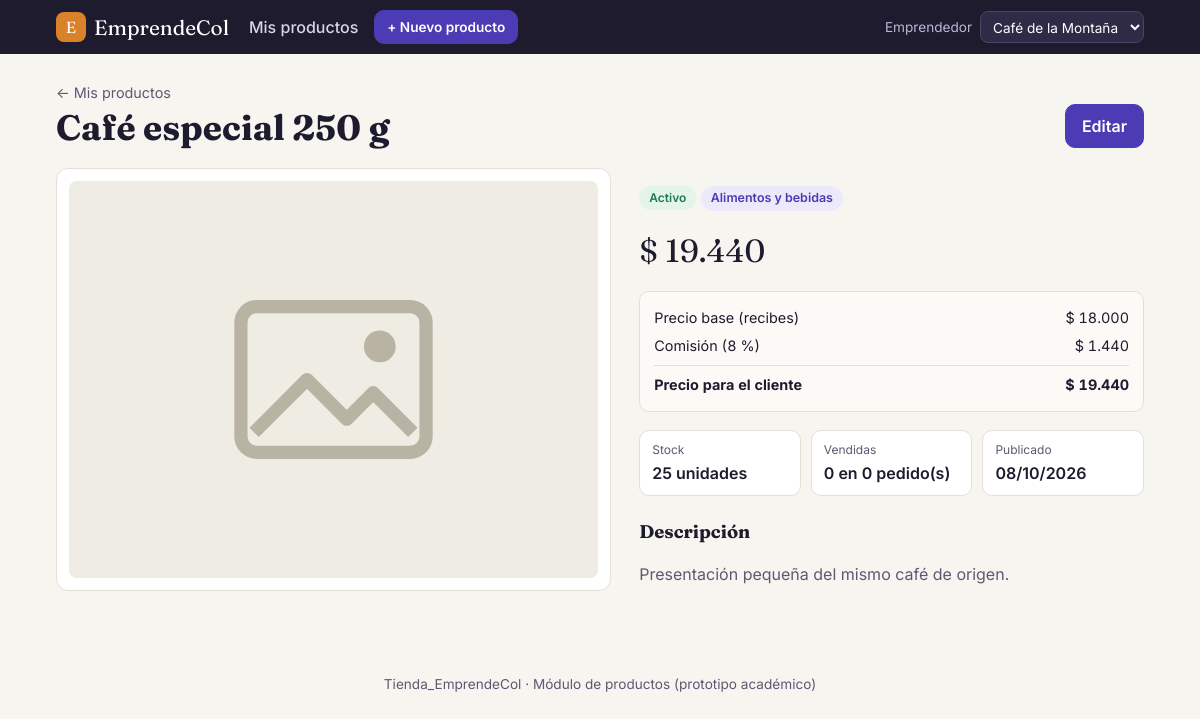
Page /productos/ver.php?id=2 on the committed database.
### tables this page shows
CREATE TABLE producto (
  id_producto     INT AUTO_INCREMENT PRIMARY KEY,
  id_emprendedor  INT            NOT NULL,
  id_categoria    INT            NOT NULL,
  nombre          VARCHAR(120)   NOT NULL,
  descripcion     TEXT           NULL,
  precio_base     DECIMAL(12,2)  NOT NULL,
  stock           INT            NOT NULL DEFAULT 0,
  estado          ENUM('activo','inactivo','eliminado') NOT NULL DEFAULT 'activo',
  fecha_creacion  DATETIME       NOT NULL DEFAULT CURRENT_TIMESTAMP,
  CONSTRAINT ck_producto_precio CHECK (precio_base > 0),
  CONSTRAINT ck_producto_stock  CHECK (stock >= 0),
  CONSTRAINT fk_producto_emprendedor FOREIGN KEY (id_emprendedor)
    REFERENCES perfil_emprendedor(id_emprendedor) ON DELETE RESTRICT,
  CONSTRAINT fk_producto_categoria FOREIGN KEY (id_categoria)
    REFERENCES categoria(id_categoria) ON DELETE RESTRICT,
  INDEX idx_producto_estado (estado),
  INDEX idx_producto_nombre (nombre)
);

CREATE TABLE categoria (
  id_categoria INT AUTO_INCREMENT PRIMARY KEY,
  nombre       VARCHAR(80) NOT NULL,
  activa       BOOLEAN     NOT NULL DEFAULT TRUE,
  CONSTRAINT uk_categoria_nombre UNIQUE (nombre)
);

CREATE TABLE configuracion (
  clave               VARCHAR(60)  PRIMARY KEY,
  valor               VARCHAR(255) NOT NULL,
  descripcion         VARCHAR(255) NULL,
  id_admin            INT          NULL,
  fecha_actualizacion DATETIME     NOT NULL DEFAULT CURRENT_TIMESTAMP ON UPDATE CURRENT_TIMESTAMP,
  CONSTRAINT fk_configuracion_admin FOREIGN KEY (id_admin)
    REFERENCES usuario(id_usuario) ON DELETE SET NULL
);

### includes/productos.php (called while the page is built, shortened)
<?php
require_once __DIR__ . '/funciones.php';
function producto_del_emprendedor(int $idProducto, int $idEmprendedor): ?array
{
    $st = conexion()->prepare(
        "SELECT p.*, c.nombre AS categoria
           FROM producto p
           JOIN categoria c ON c.id_categoria = p.id_categoria
          WHERE p.id_producto = ? AND p.id_emprendedor = ? AND p.estado <> 'eliminado'"
    );
    $st->execute([$idProducto, $idEmprendedor]);
    return $st->fetch() ?: null;
}
function imagenes_producto(int $idProducto): array
{
    $st = conexion()->prepare('SELECT * FROM imagen_producto WHERE id_producto = ? ORDER BY orden, id_imagen');
    $st->execute([$idProducto]);
    return $st->fetchAll();
}
function url_imagen(?string $url): string
{
    return $url ? '../' . $url : '../assets/img/sin-imagen.svg';
}

### productos/ver.php (the view, shortened to what this page needs)
<?php
require_once __DIR__ . '/../includes/productos.php';
$emp = emprendedor_actual();
$comision = porcentaje_comision();
$id = (int)($_GET['id'] ?? 0);
$p = producto_del_emprendedor($id, (int)$emp['id_emprendedor']);
$imagenes = imagenes_producto($id);
$final = precio_final((float)$p['precio_base'], $comision);
$st = conexion()->prepare(
    "SELECT COALESCE(SUM(d.cantidad), 0) unidades, COUNT(DISTINCT d.id_pedido) pedidos
       FROM detalle_pedido d JOIN pedido pe ON pe.id_pedido = d.id_pedido
      WHERE d.id_producto = ? AND pe.estado NOT IN ('pendiente_pago','cancelado','reembolsado')"
);
$st->execute([$id]);
$ventas = $st->fetch();
require __DIR__ . '/../includes/header.php';
?>
<section class="encabezado-pagina">
  <div>
    <p class="sobretitulo"><a href="index.php">← Mis productos</a></p>
    <h1><?= e($p['nombre']) ?></h1>
  </div>
  <a class="btn btn-primario" href="editar.php?id=<?= $id ?>">Editar</a>
</section>
<div class="ficha">
  <div class="ficha-galeria">
    <img class="ficha-principal" id="foto-principal" src="<?= e(url_imagen($imagenes[0]['url'] ?? null)) ?>" alt="<?= e($p['nombre']) ?>">
  </div>
  <div class="ficha-datos">
    <p><?= etiqueta_estado($p['estado']) ?> <span class="chip"><?= e($p['categoria']) ?></span></p>
    <p class="precio-grande"><?= cop($final) ?></p>
    <div class="desglose">
      <div><span>Precio base (recibes)</span><span><?= cop($p['precio_base']) ?></span></div>
      <div><span>Comisión (<?= e(rtrim(rtrim(number_format($comision, 2, ',', ''), '0'), ',')) ?> %)</span><span><?= cop($final - (float)$p['precio_base']) ?></span></div>
      <div class="desglose-total"><span>Precio para el cliente</span><span><?= cop($final) ?></span></div>
    </div>
    <dl class="datos">
      <div><dt>Stock</dt><dd class="<?= (int)$p['stock'] === 0 ? 'texto-alerta' : '' ?>"><?= (int)$p['stock'] ?> unidades</dd></div>
      <div><dt>Vendidas</dt><dd><?= (int)$ventas['unidades'] ?> en <?= (int)$ventas['pedidos'] ?> pedido(s)</dd></div>
      <div><dt>Publicado</dt><dd><?= e(date('d/m/Y', strtotime($p['fecha_creacion']))) ?></dd></div>
    </dl>
    <?php if ($p['descripcion']): ?>
      <h2 class="subtitulo">Descripción</h2>
      <p class="descripcion"><?= nl2br(e($p['descripcion'])) ?></p>
    <?php endif; ?>
  </div>
</div>
<?php require __DIR__ . '/../includes/footer.php'; ?>

### includes/header.php (shortened to what this page needs)
<?php
$empActual = emprendedor_actual();
?>
<!doctype html>
<html lang="es">
<head>
  <link rel="stylesheet" href="../assets/css/estilos.css">
</head>
<body>
<header class="topbar">
  <div class="topbar-inner">
    <a class="marca" href="../index.php"><span class="marca-sello">E</span>EmprendeCol</a>
    <nav class="nav">
      <a href="index.php">Mis productos</a>
      <a href="crear.php" class="btn btn-primario btn-sm">+ Nuevo producto</a>
    </nav>
    <form class="sesion-demo" method="post" action="cambiar_emprendedor.php">
      <label for="emp">Emprendedor</label>
      <select id="emp" name="id_emprendedor" onchange="this.form.submit()">
        <?php foreach (emprendedores_disponibles() as $opcion): ?>
          <option value="<?= (int)$opcion['id_emprendedor'] ?>" <?= $opcion['id_emprendedor'] == $empActual['id_emprendedor'] ? 'selected' : '' ?>>
            <?= e($opcion['nombre_emprendimiento']) ?>
          </option>
        <?php endforeach; ?>
      </select>
    </form>
  </div>
</header>
<main class="contenedor">

### includes/funciones.php (shortened to what this page needs)
<?php
function conexion(): PDO
{
    static $pdo = null;
    if ($pdo === null) {
        $dsn = 'mysql:host=' . DB_HOST . ';port=' . DB_PORT . ';dbname=' . DB_NAME . ';charset=utf8mb4';
        try {
            $pdo = new PDO($dsn, DB_USER, DB_PASS, [
                PDO::ATTR_ERRMODE            => PDO::ERRMODE_EXCEPTION,
                PDO::ATTR_DEFAULT_FETCH_MODE => PDO::FETCH_ASSOC,
                PDO::ATTR_EMULATE_PREPARES   => false,
            ]);
        } catch (PDOException $ex) {
            http_response_code(500);
            echo '<div style="font-family:sans-serif;max-width:640px;margin:60px auto;padding:24px;border:1px solid #e5a3a3;border-radius:12px;background:#fff5f5">'
               . '<h2 style="margin-top:0">No se pudo conectar a la base de datos</h2>'
               . '<p>Revisa que MySQL esté iniciado en el panel de XAMPP, que hayas importado '
               . '<code>database/tienda_emprendecol.sql</code> y que los datos de <code>config/db.php</code> sean correctos.</p>'
               . '<p style="color:#888;font-size:13px">Detalle: ' . htmlspecialchars($ex->getMessage()) . '</p></div>';
            exit;
        }
    }
    return $pdo;
}
function e($texto): string
{
    return htmlspecialchars((string)($texto ?? ''), ENT_QUOTES, 'UTF-8');
}
function emprendedores_disponibles(): array
{
    return conexion()->query(
        "SELECT pe.id_emprendedor, pe.id_usuario, pe.nombre_emprendimiento
           FROM perfil_emprendedor pe
           JOIN usuario u ON u.id_usuario = pe.id_usuario
          WHERE u.estado = 'activo'
          ORDER BY pe.nombre_emprendimiento"
    )->fetchAll();
}
function emprendedor_actual(): array
{
    $lista = emprendedores_disponibles();
    foreach ($lista as $emp) {
        if ((int)$emp['id_emprendedor'] === (int)($_SESSION['id_emprendedor'] ?? 0)) {
            return $emp;
        }
    }
    return $lista[0];
}
function obtener_config(string $clave, $defecto = null)
{
    $st = conexion()->prepare('SELECT valor FROM configuracion WHERE clave = ?');
    $st->execute([$clave]);
    $valor = $st->fetchColumn();
    return $valor === false ? $defecto : $valor;
}
function porcentaje_comision(): float
{
    return (float)obtener_config('porcentaje_comision', 0);
}
function precio_final(float $precioBase, ?float $porcentaje = null): float
{
    $porcentaje = $porcentaje ?? porcentaje_comision();
    return round($precioBase * (1 + $porcentaje / 100));
}
function cop($valor): string
{
    return '$ ' . number_format((float)$valor, 0, ',', '.');
}
function etiqueta_estado(string $estado): string
{
    $textos = ['activo' => 'Activo', 'inactivo' => 'Inactivo', 'eliminado' => 'Eliminado'];
    return '<span class="badge badge-' . e($estado) . '">' . e($textos[$estado] ?? $estado) . '</span>';
}

### includes/footer.php
</main>
<footer class="pie">Tienda_EmprendeCol · Módulo de productos (prototipo académico)</footer>
</body>
</html>

### assets/css/estilos.css (style rules this page uses)
:root { --tinta: #1f1b2e; --tinta-suave: #5d5873; --fondo: #f7f5f0; --papel: #ffffff; --borde: #e4e0d6; --primario: #4b3bb5; --primario-oscuro: #392b94; --primario-claro: #ece9fb; --acento: #d9822b; --exito: #1f7a4d; --exito-claro: #e3f4ea; --peligro: #b3261e; --peligro-claro: #fce8e6; --info-claro: #e8f0fb; --radio: 12px; --sombra: 0 1px 2px rgba(31, 27, 46, .06), 0 4px 16px rgba(31, 27, 46, .05); }
* { box-sizing: border-box; }
body { margin: 0; font-family: Inter, system-ui, -apple-system, "Segoe UI", sans-serif; color: var(--tinta); background: var(--fondo); line-height: 1.5; }
a { color: var(--primario); }
img { max-width: 100%; display: block; }
h1, h2, .marca, .precio-grande { font-family: Fraunces, Georgia, serif; }
h1 { font-size: clamp(1.6rem, 3vw, 2.2rem); margin: 0; line-height: 1.15; }
.topbar { background: var(--tinta); color: #fff; position: sticky; top: 0; z-index: 10; }
.topbar-inner { max-width: 1120px; margin: 0 auto; padding: 10px 16px; display: flex; align-items: center; gap: 20px; flex-wrap: wrap; }
.marca { color: #fff; text-decoration: none; font-size: 1.3rem; display: flex; align-items: center; gap: 8px; }
.marca-sello { width: 30px; height: 30px; border-radius: 8px; background: var(--acento); display: grid; place-items: center; font-size: 1rem; }
.nav { display: flex; align-items: center; gap: 16px; }
.nav a:not(.btn) { color: #d8d4ea; text-decoration: none; font-weight: 500; }
.sesion-demo { margin-left: auto; display: flex; align-items: center; gap: 8px; font-size: .85rem; color: #bdb7d6; }
.sesion-demo select { background: #2f2a45; color: #fff; border: 1px solid #4a4466; border-radius: 8px; padding: 6px 8px; }
.contenedor { max-width: 1120px; margin: 0 auto; padding: 28px 16px 48px; }
.pie { text-align: center; color: var(--tinta-suave); font-size: .85rem; padding: 24px 16px 40px; }
.encabezado-pagina { display: flex; justify-content: space-between; align-items: flex-end; gap: 16px; flex-wrap: wrap; margin-bottom: 20px; }
.sobretitulo { margin: 0 0 4px; color: var(--tinta-suave); font-size: .9rem; }
.sobretitulo a { color: var(--tinta-suave); text-decoration: none; }
.btn { display: inline-flex; align-items: center; justify-content: center; gap: 6px; border: 1px solid var(--borde); background: var(--papel); color: var(--tinta); font: inherit; font-weight: 600; padding: 9px 16px; border-radius: 10px; cursor: pointer; text-decoration: none; white-space: nowrap; }
.btn-primario { background: var(--primario); border-color: var(--primario); color: #fff; }
.btn-sm { padding: 6px 12px; font-size: .85rem; }
input, select, textarea { font: inherit; color: var(--tinta); background: #fff; border: 1px solid var(--borde); border-radius: 10px; padding: 9px 12px; width: 100%; }
.badge { display: inline-block; font-size: .75rem; font-weight: 600; padding: 3px 10px; border-radius: 99px; }
.badge-activo { background: var(--exito-claro); color: var(--exito); }
.chip { display: inline-block; font-size: .78rem; padding: 3px 10px; border-radius: 99px; background: var(--primario-claro); color: var(--primario); font-weight: 600; }
.desglose { margin-top: 16px; background: #fbfaf7; border: 1px solid var(--borde); border-radius: 10px; padding: 12px 14px; font-size: .9rem; }
.desglose div { display: flex; justify-content: space-between; gap: 12px; padding: 3px 0; font-variant-numeric: tabular-nums; }
.desglose-total { border-top: 1px solid var(--borde); margin-top: 6px; padding-top: 8px !important; font-weight: 700; }
.ficha { display: grid; grid-template-columns: 1.1fr 1fr; gap: 28px; align-items: start; }
.ficha-galeria { background: var(--papel); border: 1px solid var(--borde); border-radius: var(--radio); padding: 12px; }
.ficha-principal { width: 100%; aspect-ratio: 4 / 3; object-fit: cover; border-radius: 8px; background: var(--fondo); }
.precio-grande { font-size: 2rem; margin: 6px 0 0; }
.datos { display: grid; grid-template-columns: repeat(3, 1fr); gap: 10px; margin: 18px 0; }
.datos div { background: var(--papel); border: 1px solid var(--borde); border-radius: 10px; padding: 10px 12px; }
.datos dt { font-size: .75rem; color: var(--tinta-suave); }
.datos dd { margin: 2px 0 0; font-weight: 600; }
.subtitulo { font-size: 1.15rem; margin: 22px 0 8px; }
.descripcion { color: var(--tinta-suave); }

### rows in the picture
producto: nombre "Café especial 250 g", estado "Activo", id_categoria.nombre "Alimentos y bebidas", precio_base.valor "$ 19.440", precio_base "$ 18.000", cop($final-(float)$p['precio_base']) "$ 1.440", stock "25", fecha_creacion "08/10/2026", descripcion "Presentación pequeña del mismo café de origen."
configuracion: valor "8"

### other values in the picture
$ventas['unidades'] "0"
$ventas['pedidos'] "0"
form field id_emprendedor "Café de la Montaña"
